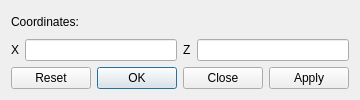
<?xml version="1.0" encoding="UTF-8"?>
<ui version="4.0">
 <class>GotoDialog</class>
 <widget class="QDialog" name="GotoDialog">
  <property name="windowTitle">
   <string>Coordinates</string>
  </property>
  <layout class="QVBoxLayout" name="verticalLayout">
   <item>
    <widget class="QLabel" name="label">
     <property name="text">
      <string>Coordinates:</string>
     </property>
    </widget>
   </item>
   <item>
    <widget class="QFrame" name="frame">
     <layout class="QHBoxLayout" name="horizontalLayout">
      <property name="leftMargin">
       <number>0</number>
      </property>
      <property name="topMargin">
       <number>0</number>
      </property>
      <property name="rightMargin">
       <number>0</number>
      </property>
      <property name="bottomMargin">
       <number>0</number>
      </property>
      <item>
       <widget class="QLabel" name="labelX">
        <property name="text">
         <string>X</string>
        </property>
       </widget>
      </item>
      <item>
       <widget class="QLineEdit" name="lineX"/>
      </item>
      <item>
       <widget class="QLabel" name="labelZ">
        <property name="text">
         <string>Z</string>
        </property>
       </widget>
      </item>
      <item>
       <widget class="QLineEdit" name="lineZ"/>
      </item>
     </layout>
    </widget>
   </item>
   <item>
    <widget class="QDialogButtonBox" name="buttonBox">
     <property name="orientation">
      <enum>Qt::Horizontal</enum>
     </property>
     <property name="standardButtons">
      <set>QDialogButtonBox::Apply|QDialogButtonBox::Close|QDialogButtonBox::Ok|QDialogButtonBox::Reset</set>
     </property>
    </widget>
   </item>
  </layout>
 </widget>
 <resources/>
 <connections>
  <connection>
   <sender>buttonBox</sender>
   <signal>rejected()</signal>
   <receiver>GotoDialog</receiver>
   <slot>reject()</slot>
   <hints>
    <hint type="sourcelabel">
     <x>316</x>
     <y>260</y>
    </hint>
    <hint type="destinationlabel">
     <x>286</x>
     <y>274</y>
    </hint>
   </hints>
  </connection>
  <connection>
   <sender>buttonBox</sender>
   <signal>accepted()</signal>
   <receiver>GotoDialog</receiver>
   <slot>accept()</slot>
   <hints>
    <hint type="sourcelabel">
     <x>248</x>
     <y>254</y>
    </hint>
    <hint type="destinationlabel">
     <x>157</x>
     <y>274</y>
    </hint>
   </hints>
  </connection>
 </connections>
</ui>
